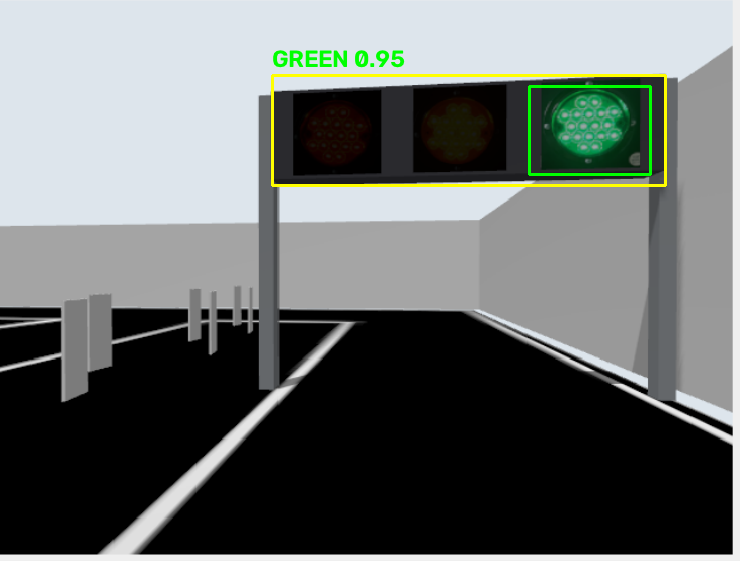
#> input picture _proto_out_GREEN.png, 740 x 561 px, given in place of clipboard-2026-10-05T17-27-19-734Z-cf17ae7f.png, which was not available
$ python proto_traffic5.py
#> lines starting #> are read from the running program, lines starting #| are printed output that depends on the picture; after the words box and inside, x2 and y2 are one past the last pixel; in counts of white or black regions, pixels touching at a corner belong together; pictures that were not available may be replaced by others from this repository, and a replacement may not be noted
#> further down, im is the input picture: shape (561, 740, 3); mean B, G, R 107.3, 109.5, 104.9
"""Step 5: FINAL algorithm - dark housing bar -> 3 strips -> brightest strip -> colour by position."""
import cv2
import numpy as np

CROP = (136, 247, 876, 808)
FILES = {
    'RED': r'C:\Users\wyyyyy\.workbuddy\clipboard-images\clipboard-2026-10-05T17-27-19-734Z-cf17ae7f.png',
    'GREEN': r'C:\Users\wyyyyy\.workbuddy\clipboard-images\clipboard-2026-10-05T17-27-19-735Z-80635efb.png',
    'YELLOW': r'C:\Users\wyyyyy\.workbuddy\clipboard-images\clipboard-2026-10-05T17-27-19-738Z-c00d1bef.png',
}
ORDER = ('RED', 'YELLOW', 'GREEN')


def find_lamp_bar(hsv):
    H, S, V = cv2.split(hsv)
    strong = ((S > 120) & (V > 50)).astype(np.uint8)
    best, best_score = None, -1.0
    for vt in (60, 75, 90, 105):
        m = (V < vt).astype(np.uint8) * 255
        m = cv2.morphologyEx(m, cv2.MORPH_CLOSE, cv2.getStructuringElement(cv2.MORPH_RECT, (9, 9)))
        cnt, lab, stats, _ = cv2.connectedComponentsWithStats(m, 8)
        for i in range(1, cnt):
            a = int(stats[i, cv2.CC_STAT_AREA])
            if a < 300:
                continue
            x, y, w, h = (int(stats[i, cv2.CC_STAT_LEFT]), int(stats[i, cv2.CC_STAT_TOP]),
                          int(stats[i, cv2.CC_STAT_WIDTH]), int(stats[i, cv2.CC_STAT_HEIGHT]))
            ar = 1.0 * w / max(1, h)
            if not (1.8 < ar < 8.0) or w < 50:
                continue
            score = float(strong[y:y + h, x:x + w].sum())
            if score > best_score:
                best_score, best = score, (x, y, w, h)
    return best, best_score


def detect(img):
    hsv = cv2.cvtColor(img, cv2.COLOR_BGR2HSV)
#> hsv: shape (314, 604, 3); mean H, S, V 5.8, 0.7, 59.5
    H, S, V = cv2.split(hsv)
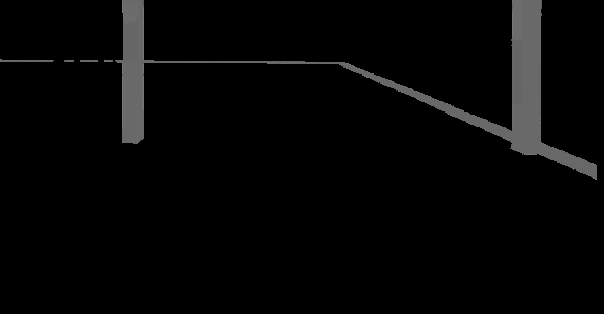
#> H: shape (314, 604); min 0, max 120, mean 5.8
    bar, score = find_lamp_bar(hsv)
#> in find_lamp_bar, `strong = ((S > 120) & (V > 50)).astype(np.uint8)`: strong: shape (314, 604); every value is 0
#> the loop in find_lamp_bar, `for vt in (60, 75, 90, 105):` made 4 passes
#> cnt on passes 1 to 3: 4, 3, 3
#> (cnt, stats) on pass 4: (2, [[0, 0, 604, 314, 62386], [0, 0, 597, 307, 127270]])
#> pass 1, in find_lamp_bar, `m = (V < vt).astype(np.uint8) * 255`:
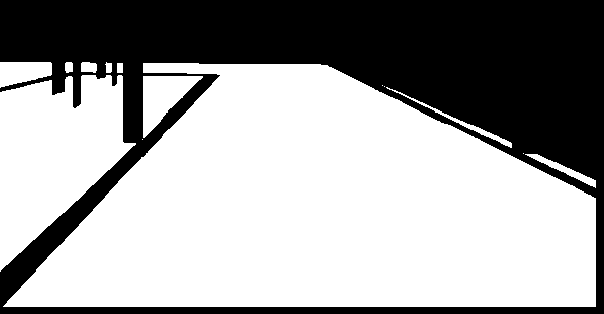
#> m: shape (314, 604); 63.1% white; 1 black region, box (x1, y1, x2, y2) and area: (0, 0, 604, 314) 70007
#> pass 1, in find_lamp_bar, `cnt, lab, stats, _ = cv2.connectedComponentsWithStats(m, 8)`:
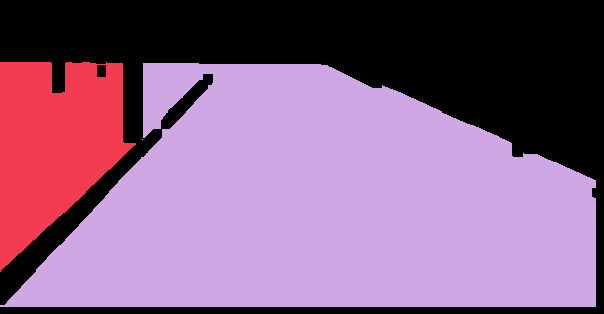
#> lab: shape (314, 604) int32; 4 distinct labels, from 0 to 3; one colour per label, 0 black
#> after the loop in find_lamp_bar, `for vt in (60, 75, 90, 105):`:
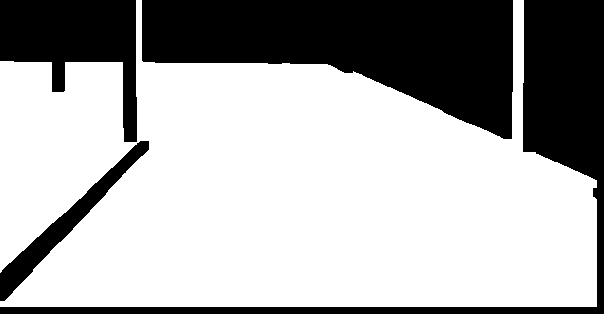
#> m: shape (314, 604); 67.1% white; 4 black regions, box (x1, y1, x2, y2) and area: (142, 0, 513, 139) 30534, (0, 0, 604, 314) 18475, (0, 0, 137, 142) 9878, (0, 141, 149, 301) 3499
#> after the loop in find_lamp_bar, `for vt in (60, 75, 90, 105):`: best = (0, 63, 596, 244); best_score = 0
#> bar = (0, 63, 596, 244); score = 0
    if bar is None:
        return None
    x, y, w, h = bar
#> x = 0; y = 63; w = 596; h = 244
    ix = int(0.04 * w)
#> ix = 23
    iy = int(0.10 * h)
#> iy = 24
    x0, y0, ww, hh = x + ix, y + iy, w - 2 * ix, h - 2 * iy
#> x0 = 23; y0 = 87; ww = 550; hh = 196
    sw = ww // 3
#> sw = 183
    stats = []
    for k in range(3):
        sx = x0 + k * sw
        sub_v = V[y0:y0 + hh, sx:sx + sw]
        sub_s = S[y0:y0 + hh, sx:sx + sw]
        sub_h = H[y0:y0 + hh, sx:sx + sw]
        litmask = (sub_s > 120) & (sub_v > 50)
        nlit = int(litmask.sum())
        mh = int(np.median(sub_h[litmask]) * 2) if nlit > 50 else -1
        stats.append((float(sub_v.mean()), nlit, mh))
#> this loop made 3 passes
#> sx on passes 1 to 3: 23, 206, 389
#> pass 1, in detect, `sub_s = S[y0:y0 + hh, sx:sx + sw]`:
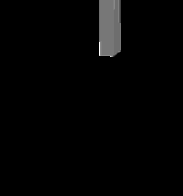
#> sub_s: shape (196, 183); min 0, max 30, mean 0.5; drawn with min black and max white
#> after the loop:
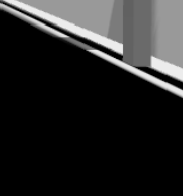
#> sub_v: shape (196, 183); min 0, max 236, mean 38.9
#> after the loop, stats = [(25.32, 0, -1), (0.361, 0, -1), (38.92, 0, -1)]
    vals = [s[0] for s in stats]
#> vals = [25.32, 0.361, 38.92]
    nlits = [s[1] for s in stats]
#> nlits = [0, 0, 0]
    k = int(np.argmax(nlits))
#> k = 0
    first = max(vals)
#> first = 38.92
    rest = [v for i, v in enumerate(vals) if i != k]
#> rest = [0.361, 38.92]
    second = max(rest)
#> second = 38.92
    margin = (first - second) / max(1e-6, (first + second))
#> margin = 0
    conf = min(0.95, 0.55 + margin)
#> conf = 0.55
    return dict(bar=bar, score=score, stats=stats, idx=k, first=first, second=second,
                margin=margin, conf=conf, litpx=nlits[k])


for tag in ('RED', 'GREEN', 'YELLOW'):
    im = cv2.imread(FILES[tag], cv2.IMREAD_COLOR)
    x0, y0, x1, y1 = CROP
    img = im[y0:y1, x0:x1].copy()
    r = detect(img)
#> r = 9 items
    print('=== %s' % tag)
    if r is None:
        print('   NO BAR')
        continue
    print('   bar=%s  strongSat=%.0f' % (r['bar'], r['score']))
#|    bar=(0, 63, 596, 244)  strongSat=0
    for i, s in enumerate(r['stats']):
        print('      strip%d  meanV=%6.2f  litPx=%5d  medHue=%4d' % (i, s[0], s[1], s[2]))
#> this loop made 3 passes
#|       strip0  meanV= 25.32  litPx=    0  medHue=  -1
#|       strip1  meanV=  0.36  litPx=    0  medHue=  -1
#|       strip2  meanV= 38.92  litPx=    0  medHue=  -1
    print('   -> decided idx=%d = %s   margin=%.3f  conf=%.2f   (expect %s)  %s'
          % (r['idx'], ORDER[r['idx']], r['margin'], r['conf'], tag,
             'OK' if ORDER[r['idx']] == tag else '*** WRONG ***'))
#|    -> decided idx=0 = RED   margin=0.000  conf=0.55   (expect RED)  OK

    # annotated output
    vis = img.copy()
    x, y, w, h = r['bar']
#> x = 0; y = 63; w = 596; h = 244
    cv2.rectangle(vis, (x, y), (x + w, y + h), (0, 255, 255), 2)
    ix, iy = int(0.04 * w), int(0.10 * h)
#> ix = 23; iy = 24
    bx, by, bw, bh = x + ix, y + iy, w - 2 * ix, h - 2 * iy
#> bx = 23; by = 87; bw = 550; bh = 196
    sw = bw // 3
#> sw = 183
    kk = r['idx']
#> kk = 0
    cv2.rectangle(vis, (bx + kk * sw, by), (bx + (kk + 1) * sw, by + bh), (0, 255, 0), 2)
    cv2.putText(vis, '%s %.2f' % (ORDER[kk], r['conf']), (x, y - 8),
                cv2.FONT_HERSHEY_SIMPLEX, 0.8, (0, 255, 0), 2)
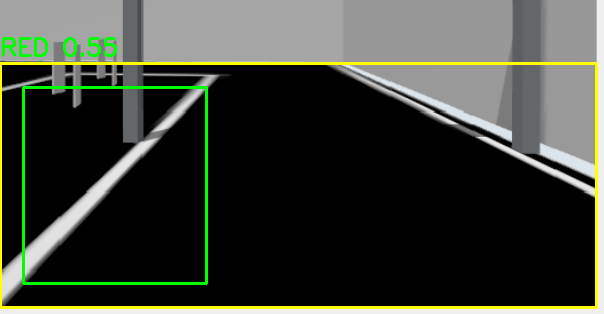
#> vis: shape (314, 604, 3); mean B, G, R 55.7, 66.2, 61.8
    cv2.imwrite('_proto_out_%s.png' % tag, vis)
#> pass 2 of the loop `for tag in ('RED', 'GREEN', 'YELLOW'):`:
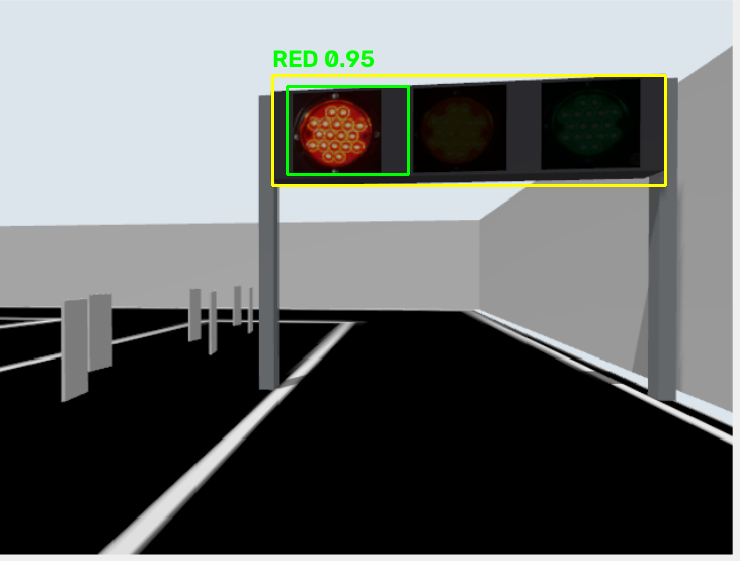
#> input picture _proto_out_RED.png, 740 x 561 px, given in place of clipboard-2026-10-05T17-27-19-735Z-80635efb.png, which was not available
#> im is the input picture: shape (561, 740, 3); mean B, G, R 106.5, 108.2, 105.7
#> hsv: shape (314, 604, 3); mean H, S, V 5.8, 0.7, 59.5
#> the loop in find_lamp_bar (call 2), `for vt in (60, 75, 90, 105):` made 4 passes
#> pass 3, in find_lamp_bar (call 2), `m = cv2.morphologyEx(m, cv2.MORPH_CLOSE, cv2.getStructuringElement(cv2..`:
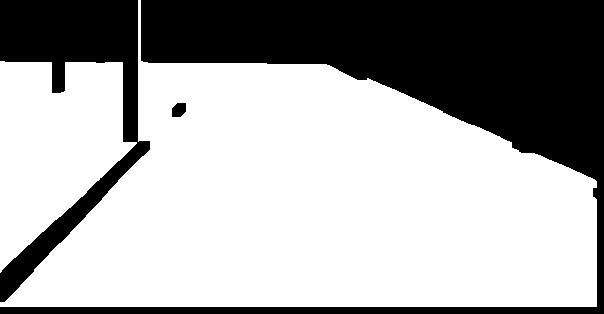
#> m: shape (314, 604); 65.8% white; 3 black regions, box (x1, y1, x2, y2) and area: (0, 0, 604, 314) 50899, (0, 0, 150, 302) 13846, (172, 103, 186, 117) 166
#> the loop in detect (call 2), `for k in range(3):` made 3 passes
#|    bar=(0, 63, 596, 244)  strongSat=0
#> the loop `for i, s in enumerate(r['stats']):` made 3 passes
#> (printed output is left out)
#|    -> decided idx=0 = RED   margin=0.000  conf=0.55   (expect GREEN)  *** WRONG ***
#> `cv2.putText(vis, '%s %.2f' % (ORDER[kk], r['conf']), (x, y - 8), cv2.F..`:
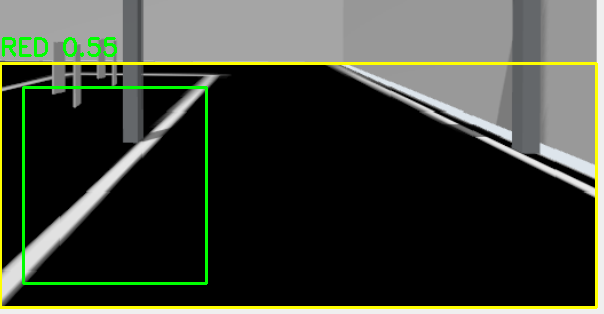
#> vis: shape (314, 604, 3); mean B, G, R 55.7, 66.2, 61.8
